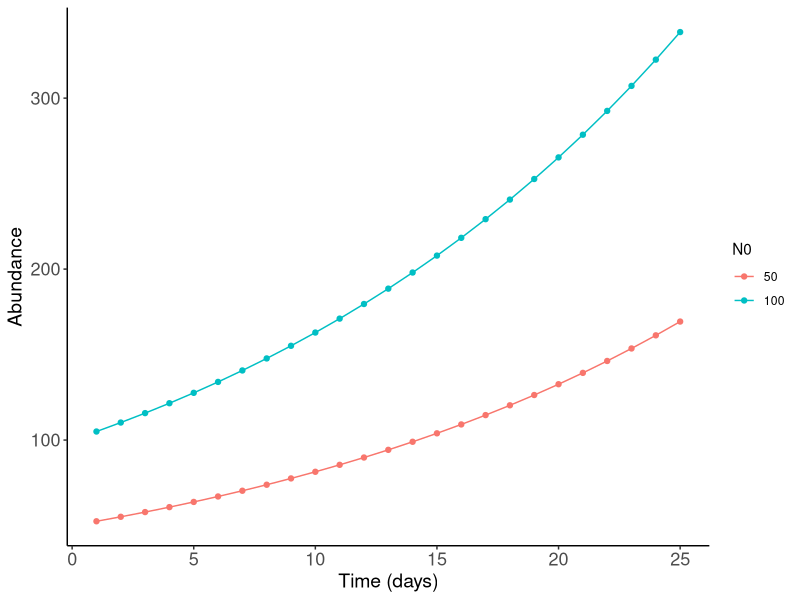

This figure's R source:
## ---- chunk 1
library(ggplot2)
## ---- chunk 2
pop_Growth<- function(time, b, d, N0){

}

## ---- chunk 3
x = seq(1,5)

print(x * 5)
## ---- chunk 4
pop_Growth <- function(time, b, d, N0){
    time_step <- seq(1,time)
    r = b - d
    N = N0*(1+r)^(time_step)

    return(data.frame(time_step,N, b,d, N0))
}

## ---- chunk 5
popGrowth_df <- pop_Growth(time = 25, b = 0.5, d= 0.1, N0 = 100)
head(popGrowth_df, 10)

## ---- chunk 6
param_grid <- expand.grid(
  b  = c(0.1, 0.2),
  d  = c(0.05, 0.1),
  N0 = c(50, 100)
)

param_grid


## ---- chunk 7
results <- do.call(
  rbind,
  lapply(
    split(param_grid, seq(nrow(param_grid))),
    function(p) pop_Growth(25, p$b, p$d, p$N0)
  )
)
## ---- chunk 8
results_subset <- subset(results, results$b == 0.10 & results$d == 0.05)
## ---- chunk 9
ggplot(results_subset, aes(x = time_step, y = N, group = as.factor(N0), color = as.factor(N0))) + 
  geom_point() + 
  geom_line()+ 
  xlab("Time (days)") + 
  ylab("Abundance") + 
  labs(color = "N0") +
  theme_classic() + 
  theme(axis.text = element_text(size = 13),
       axis.title = element_text(size = 14))
